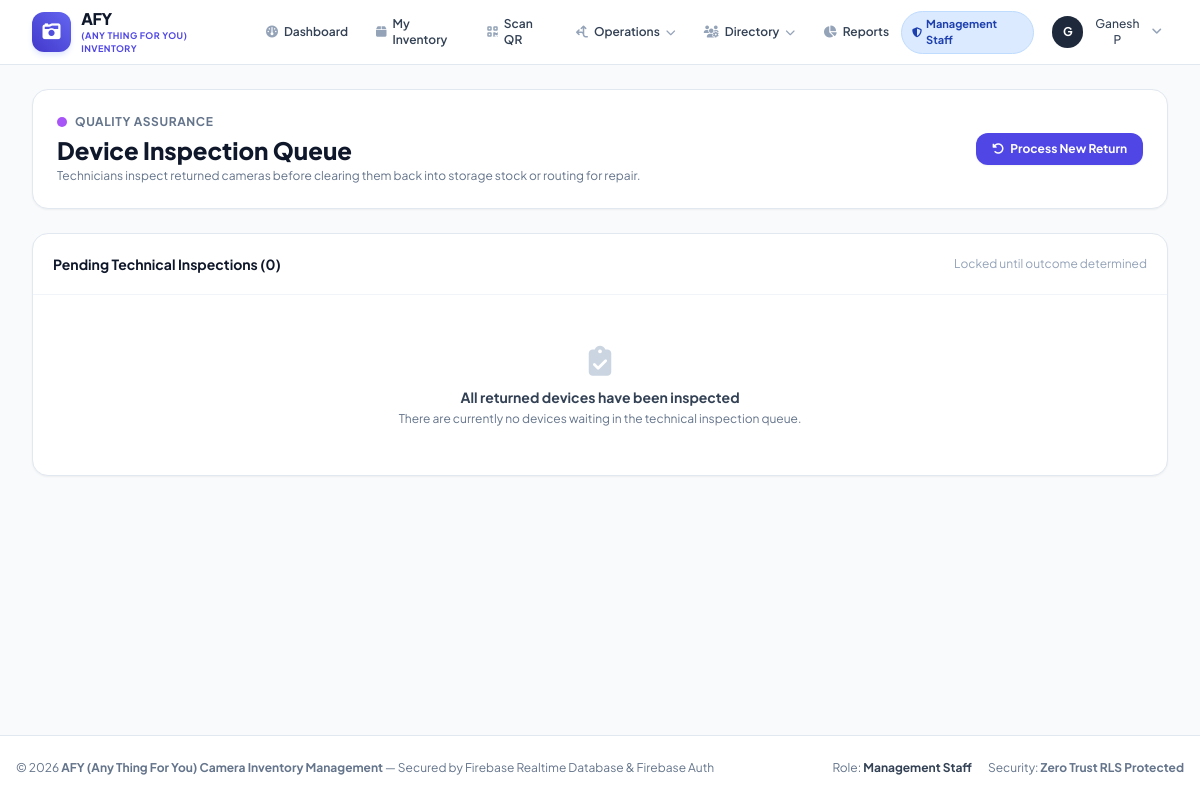
/inspections/ (signed in), run on the app's committed database.
### inventory/models.py (models this page shows, shortened)
class User(AbstractUser):
    ROLE_CHOICES = [
        ('ADMIN', 'Admin'),
        ('MANAGEMENT', 'Management Staff'),
        ('POSTMAN', 'Postman / Field Collector'),
    ]
    REQUESTED_ROLE_CHOICES = [
        ('MANAGEMENT', 'Management Staff'),
        ('POSTMAN', 'Postman / Field Collector'),
    ]
    APPROVAL_CHOICES = [
        ('PENDING', 'Pending Approval'),
        ('APPROVED', 'Approved'),
        ('REJECTED', 'Rejected'),
        ('DEACTIVATED', 'Deactivated'),
    ]
    role = models.CharField(max_length=20, choices=ROLE_CHOICES, default='POSTMAN')
    requested_role = models.CharField(max_length=20, choices=REQUESTED_ROLE_CHOICES, default='POSTMAN')
    approval_status = models.CharField(max_length=20, choices=APPROVAL_CHOICES, default='APPROVED', db_index=True)
    is_profile_completed = models.BooleanField(default=True)
    email_verified = models.BooleanField(default=True)
    firebase_uid = models.CharField(max_length=128, blank=True, null=True, unique=True, db_index=True)
    profile_photo = models.ImageField(upload_to='profiles/', blank=True, null=True)
    phone = models.CharField(max_length=20, blank=True, default='', validators=[validate_indian_mobile])
    email = models.EmailField(blank=True, validators=[validate_email_address])
    address = models.TextField(blank=True, default='')
    work_location = models.CharField(max_length=255, blank=True, default='')
    work_latitude = models.DecimalField(max_digits=9, decimal_places=6, null=True, blank=True)
    work_longitude = models.DecimalField(max_digits=9, decimal_places=6, null=True, blank=True)
    approved_at = models.DateTimeField(null=True, blank=True)
    approved_by = models.ForeignKey('self', on_delete=models.SET_NULL, null=True, blank=True, related_name='approved_users')
    custom_fields = models.JSONField(default=dict, blank=True)
    class Meta:
        ordering = ['username']
    @property
    def is_admin(self):
        return self.role == 'ADMIN' or self.is_superuser
    @property
    def is_management(self):
        return self.role == 'MANAGEMENT'
    @property
    def is_approved(self):
        return self.is_admin or self.approval_status == 'APPROVED'
    @property
    def is_pending(self):
        return not self.is_admin and self.approval_status == 'PENDING'
    @property
    def display_name(self):
        name = f"{self.first_name} {self.last_name}".strip()
        return name if name else self.username

### inventory/views.py (the view)
# urls.py: path('inspections/', views.inspection_queue_view, name='inspection_queue'),
@login_required
def inspection_queue_view(request):
    pending_returns = DeviceReturn.objects.filter(
        inspection_completed=False
    ).select_related('device', 'worker', 'receiving_user')
    return render(request, 'inventory/inspection_queue.html', {'pending_returns': pending_returns})

### inventory/context_processors.py (called while the page is built)
def global_context(request):
    pending_approvals_count = 0
    if hasattr(request, 'user') and request.user.is_authenticated and getattr(request.user, 'is_admin', False):
        try:
            pending_approvals_count = User.objects.filter(is_active=False).count()
        except Exception:
            pass
    return {
        'APP_NAME': getattr(settings, 'APP_NAME', 'AFY (Any Thing For You) Camera Inventory Management'),
        'APP_SHORT_NAME': getattr(settings, 'APP_SHORT_NAME', 'AFY Camera Inventory'),
        'GOOGLE_MAPS_API_KEY': getattr(settings, 'GOOGLE_MAPS_API_KEY', ''),
        'FIREBASE_WEB_CONFIG': getattr(settings, 'FIREBASE_WEB_CONFIG', {}),
        'FIREBASE_PROJECT_ID': getattr(settings, 'FIREBASE_PROJECT_ID', 'afy-camera-inventory'),
        'pending_approvals_count': pending_approvals_count,
    }

### inventory/templates/inventory/inspection_queue.html (shortened to what this page needs)
{% extends 'inventory/base.html' %}
{% block content %}
<div class="space-y-6">
    <div class="flex flex-col sm:flex-row items-start sm:items-center justify-between gap-4 bg-white p-6 rounded-2xl border border-slate-200 shadow-sm">
        <div>
            <div class="flex items-center space-x-2">
                <span class="w-2.5 h-2.5 rounded-full bg-purple-500"></span>
                <span class="text-xs font-bold uppercase tracking-wider text-slate-500">Quality Assurance</span>
            </div>
            <h1 class="text-xl sm:text-2xl font-extrabold text-slate-900 mt-1">Device Inspection Queue</h1>
            <p class="text-xs text-slate-500 mt-0.5">Technicians inspect returned cameras before clearing them back into storage stock or routing for repair.</p>
        </div>
        <a href="{% url 'return_process' %}" class="px-4 py-2 bg-indigo-600 hover:bg-indigo-700 text-white text-xs font-bold rounded-xl transition flex items-center space-x-1.5 shadow-sm">
            <i class="fa-solid fa-rotate-left text-xs"></i>
            <span>Process New Return</span>
        </a>
    </div>
    <div class="bg-white rounded-2xl border border-slate-200 shadow-sm overflow-hidden">
        <div class="p-5 border-b border-slate-100 flex items-center justify-between">
            <h2 class="text-sm font-bold text-slate-900">Pending Technical Inspections ({{ pending_returns.count }})</h2>
            <span class="text-xs text-slate-400">Locked until outcome determined</span>
        </div>
        {% if pending_returns %}
        <div class="divide-y divide-slate-100">
            {% for r in pending_returns %}
            <div class="p-5 flex flex-col sm:flex-row items-start sm:items-center justify-between gap-4 hover:bg-slate-50/60 transition">
                <div class="space-y-1.5 text-xs">
                    <div class="flex items-center space-x-2">
                        <span class="font-extrabold font-mono text-slate-900 text-sm">{{ r.device.asset_id }}</span>
                        <span class="text-slate-700 font-semibold">{{ r.device.brand_and_model }}</span>
                        <span class="px-2 py-0.5 rounded-full text-[10px] font-bold bg-purple-100 text-purple-800">
                            Awaiting Inspection
                        </span>
                    </div>
                    <div class="text-slate-500 space-x-2">
                        <span>Returned by: <strong class="text-slate-800">{{ r.worker.name }}</strong> ({{ r.worker.worker_id }})</span>
                        <span>&bull;</span>
                        <span>Received by: <strong class="text-slate-800">{{ r.receiving_user.display_name }}</strong></span>
                        <span>&bull;</span>
                        <span>Return Time: {{ r.return_time|date:"M d, Y - H:i" }}</span>
                    </div>
                    <div class="text-slate-600 bg-slate-50 p-2 rounded-lg border border-slate-200/60 flex items-center space-x-4">
                        <span>Condition at intake: <strong class="text-slate-800">{{ r.condition }}</strong></span>
                        <span>Accessories: <strong class="text-slate-800">{{ r.accessories|default:'Standard' }}</strong></span>
                        {% if r.notes %}<span>Notes: <em>"{{ r.notes }}"</em></span>{% endif %}
                    </div>
                </div>
                <div class="flex items-center space-x-2 self-end sm:self-center">
                    <a href="{% url 'inspection_complete' r.id %}" class="px-4 py-2 bg-purple-600 hover:bg-purple-700 text-white rounded-xl text-xs font-bold transition flex items-center space-x-1.5 shadow-sm">
                        <i class="fa-solid fa-microscope text-xs"></i>
                        <span>Inspect & Release</span>
                    </a>
                </div>
            </div>
            {% endfor %}
        </div>
        {% else %}
        <div class="p-12 text-center text-slate-400">
            <i class="fa-solid fa-clipboard-check text-3xl text-slate-300 mb-2"></i>
            <h3 class="text-sm font-bold text-slate-700">All returned devices have been inspected</h3>
            <p class="text-xs text-slate-500 mt-1">There are currently no devices waiting in the technical inspection queue.</p>
        </div>
        {% endif %}
    </div>
</div>
{% endblock %}

### inventory/templates/inventory/base.html (shortened to what this page needs)
<!DOCTYPE html>
<html lang="en">
<head>
    <script src="https://cdn.tailwindcss.com"></script>
    <link rel="stylesheet" href="https://cdnjs.cloudflare.com/ajax/libs/font-awesome/6.5.1/css/all.min.css">
</head>
<body class="bg-slate-50 text-slate-900 min-h-screen flex flex-col antialiased pb-20 md:pb-0">
    <nav class="bg-white border-b border-slate-200 sticky top-0 z-40 no-print">
        <div class="max-w-7xl mx-auto px-4 sm:px-6 lg:px-8">
            <div class="flex justify-between h-16">
                <div class="flex items-center space-x-3">
                    <a href="{% url 'dashboard' %}" class="flex items-center space-x-2.5">
                        <div class="w-10 h-10 rounded-xl bg-gradient-to-tr from-indigo-700 to-indigo-500 flex items-center justify-center text-white shadow-md shadow-indigo-100">
                            <i class="fa-solid fa-camera-retro text-lg"></i>
                        </div>
                        <div>
                            <span class="text-base font-extrabold tracking-tight text-slate-900 block leading-tight">AFY</span>
                            <span class="text-[9px] font-bold uppercase tracking-wider text-indigo-600 block">(Any Thing For You) Inventory</span>
                        </div>
                    </a>
                    {% if user.is_authenticated %}
                    <div class="hidden lg:flex items-center space-x-1 ml-6">
                        <a href="{% url 'dashboard' %}" class="px-3 py-2 rounded-lg text-xs font-semibold text-slate-700 hover:text-indigo-600 hover:bg-slate-50 transition flex items-center space-x-1.5">
                            <i class="fa-solid fa-gauge text-slate-400"></i>
                            <span>Dashboard</span>
                        </a>
                        <a href="{% url 'my_inventory' %}" class="px-3 py-2 rounded-lg text-xs font-semibold text-slate-700 hover:text-indigo-600 hover:bg-slate-50 transition flex items-center space-x-1.5">
                            <i class="fa-solid fa-box text-slate-400"></i>
                            <span>My Inventory</span>
                        </a>
                        <a href="{% url 'qr_scanner' %}" class="px-3 py-2 rounded-lg text-xs font-semibold text-slate-700 hover:text-indigo-600 hover:bg-slate-50 transition flex items-center space-x-1.5">
                            <i class="fa-solid fa-qrcode text-slate-400"></i>
                            <span>Scan QR</span>
                        </a>
                        <div class="relative group">
                            <button class="px-3 py-2 rounded-lg text-xs font-semibold text-slate-700 hover:text-indigo-600 hover:bg-slate-50 transition flex items-center space-x-1.5">
                                <i class="fa-solid fa-arrows-split-up-and-left text-slate-400"></i>
                                <span>Operations</span>
                                <i class="fa-solid fa-chevron-down text-[10px] text-slate-400"></i>
                            </button>
                        </div>
                        <div class="relative group">
                            <button class="px-3 py-2 rounded-lg text-xs font-semibold text-slate-700 hover:text-indigo-600 hover:bg-slate-50 transition flex items-center space-x-1.5">
                                <i class="fa-solid fa-users-gear text-slate-400"></i>
                                <span>Directory</span>
                                <i class="fa-solid fa-chevron-down text-[10px] text-slate-400"></i>
                            </button>
                        </div>
                        <a href="{% url 'reports' %}" class="px-3 py-2 rounded-lg text-xs font-semibold text-slate-700 hover:text-indigo-600 hover:bg-slate-50 transition flex items-center space-x-1.5">
                            <i class="fa-solid fa-chart-pie text-slate-400"></i>
                            <span>Reports</span>
                        </a>
                    </div>
                    {% endif %}
                </div>
                <div class="flex items-center space-x-3">
                    {% if user.is_authenticated %}
                    <span class="inline-flex items-center px-2.5 py-1 rounded-full text-[11px] font-bold
                        {% if user.is_admin %}bg-purple-100 text-purple-800 border border-purple-200
                        {% elif user.is_management %}bg-blue-100 text-blue-800 border border-blue-200
                        {% else %}bg-emerald-100 text-emerald-800 border border-emerald-200{% endif %}">
                        <i class="fa-solid {% if user.is_admin %}fa-crown{% elif user.is_management %}fa-shield-halved{% else %}fa-person-walking-luggage{% endif %} mr-1 text-[10px]"></i>
                        {{ user.get_role_display }}
                    </span>
                    <div class="relative group">
                        <button class="flex items-center space-x-2 p-1.5 rounded-lg hover:bg-slate-100 transition">
                            {% if user.profile_photo %}
                            <img src="{{ user.profile_photo.url }}" alt="{{ user.display_name }}" class="w-8 h-8 rounded-full object-cover border border-slate-300">
                            {% else %}
                            <div class="w-8 h-8 rounded-full bg-slate-800 text-white font-bold text-xs flex items-center justify-center">
                                {{ user.username|slice:":1"|upper }}
                            </div>
                            {% endif %}
                            <span class="text-xs font-medium text-slate-700 hidden sm:inline">{{ user.display_name }}</span>
                            <i class="fa-solid fa-angle-down text-slate-400 text-xs"></i>
                        </button>
                    </div>
                    {% else %}
                    <a href="{% url 'login' %}" class="px-4 py-2 bg-indigo-600 text-white rounded-lg text-xs font-bold hover:bg-indigo-700 transition">
                        Sign In
                    </a>
                    {% endif %}
                </div>
            </div>
        </div>
    </nav>
    <main class="flex-grow max-w-7xl mx-auto px-4 sm:px-6 lg:px-8 py-6 w-full">
        {% block content %}{% endblock %}
    </main>
    <footer class="bg-white border-t border-slate-200 py-6 mt-12 no-print">
        <div class="max-w-7xl mx-auto px-4 text-center text-xs text-slate-500 flex flex-col sm:flex-row justify-between items-center gap-2">
            <span>&copy; 2026 <strong>{{ APP_NAME }}</strong> &mdash; Secured by Firebase Realtime Database & Firebase Auth</span>
            <div class="flex items-center space-x-4">
                <span>Role: <strong class="text-slate-700">{{ user.get_role_display|default:'Guest' }}</strong></span>
                <span>Security: <strong>Zero Trust RLS Protected</strong></span>
            </div>
        </div>
    </footer>
</body>
</html>

### inventory/templates/inventory/base.html (style rules this page uses)
body { font-family: 'Plus Jakarta Sans', sans-serif; -webkit-tap-highlight-color: transparent; }

### data on the page
User: role "Management Staff", username "G", display_name "Ganesh P"

### other printed values
{{ pending_returns.count }} "0"
{{ APP_NAME }} "AFY (Any Thing For You) Camera Inventory Management"
